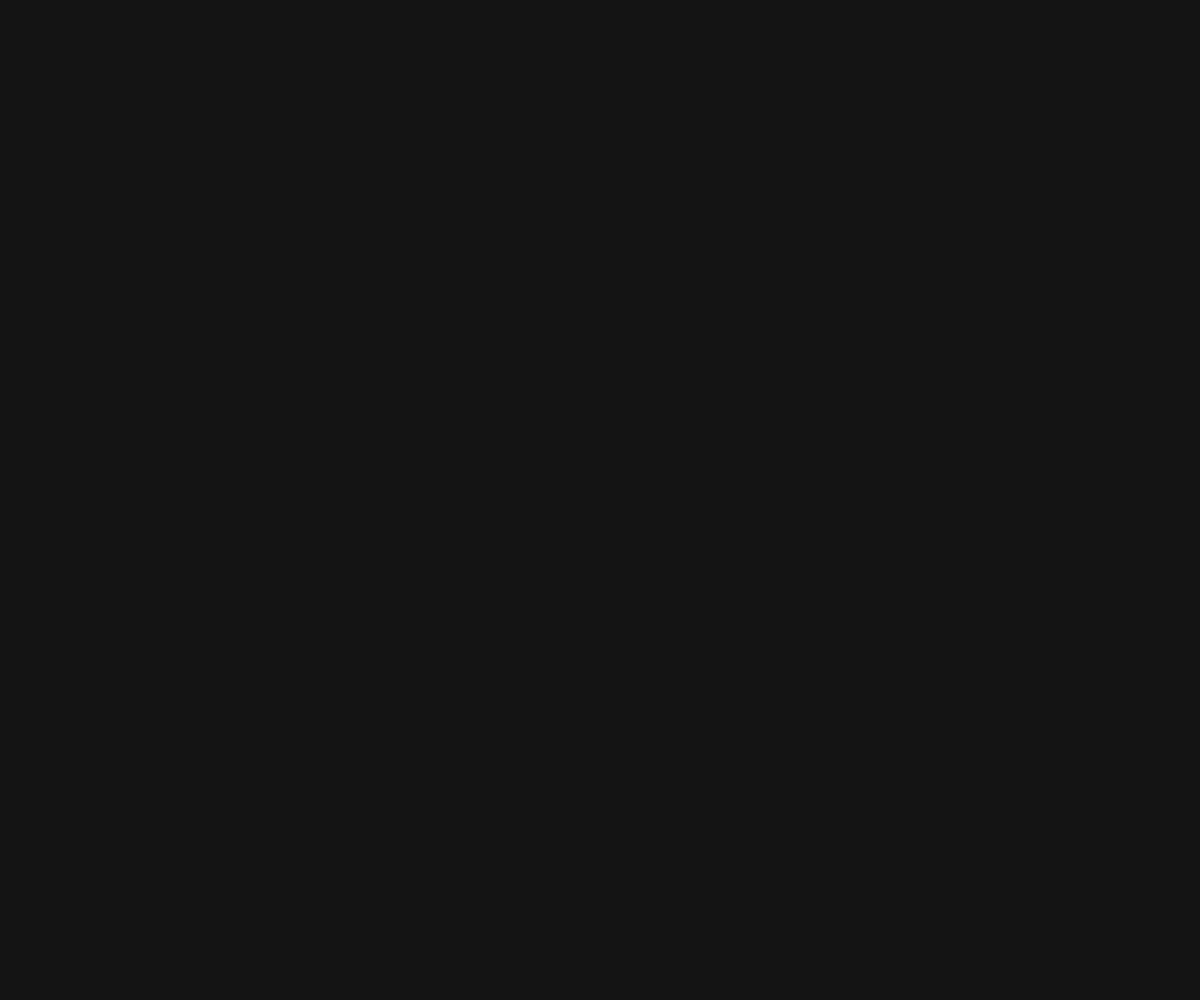
Frame 1 (no input)
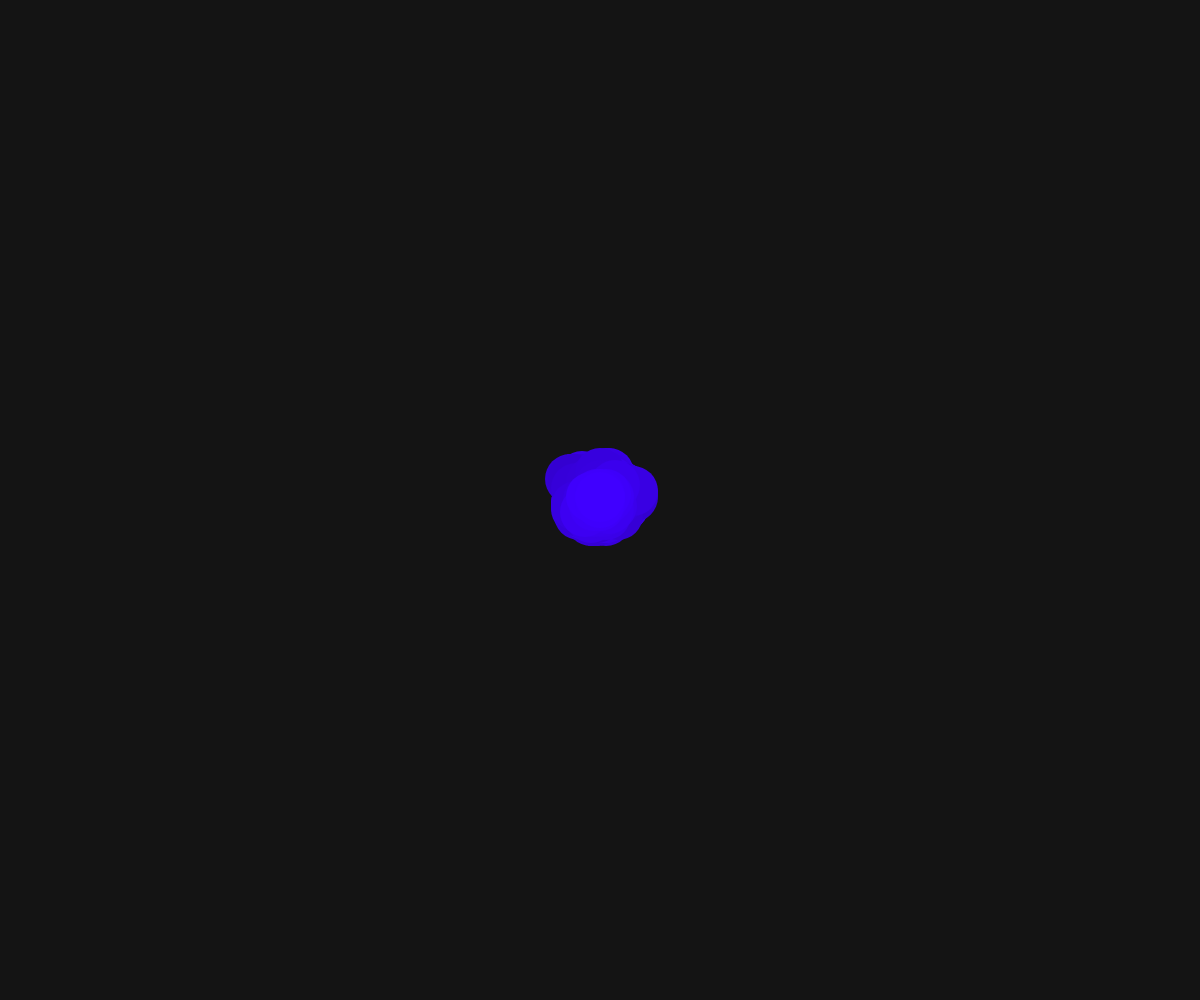
Frame 60 (no input)
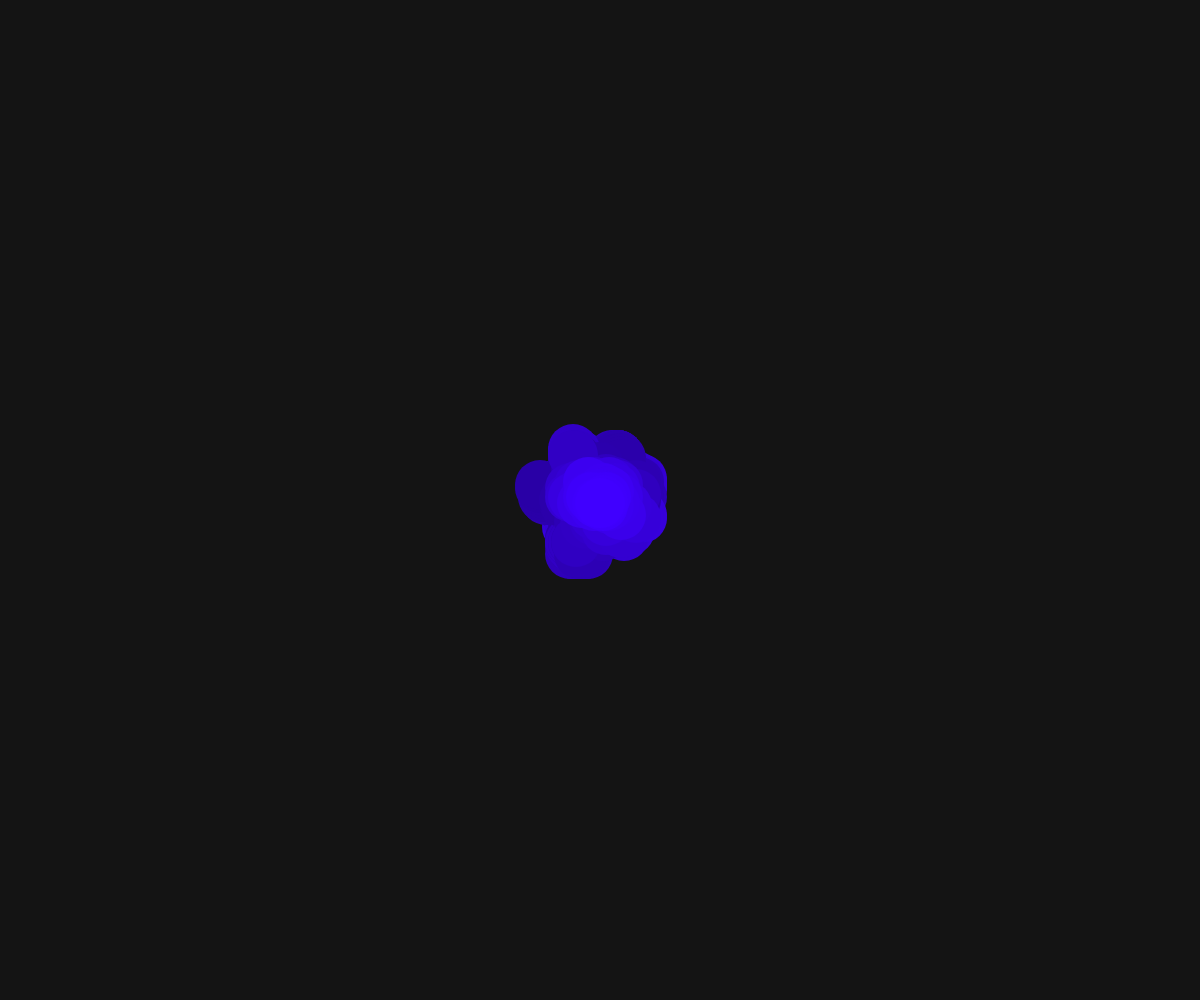
Frame 120 (the mouse pressed at the canvas centre since frame 60)

The p5.js sketch that drew these frames (run headless with seeded random() and noise() and a simulated clock; from frame 60 on, the mouse is pressed at the canvas centre):

// p5.js sketch
// ── sketch.js
let fallingCircles = [];
let xpos, ypos;

function setup() {
	createCanvas(windowWidth, windowHeight);
	noStroke();
	background(20, 20, 20);

	xpos = width / 2;
  ypos = height / 2;

}

function draw() {
		xpos += sx; // sx
		ypos -= sy; // sy
		edges();

		// make the array backwards to easier remove objects
		for (let i = fallingCircles.length-1; i >= 0; i--) { // pull out every single element and call if fc, const = locked!
			let fc = fallingCircles[i];
			fc.randomWalker();
			fc.increaseSaturation();

		}

		if(fallingCircles.length > 600) {
			fallingCircles.splice(0, 1);
		}

		for (const fc of fallingCircles) {
			fc.show();
		}

		// color based on mouse pos
		let value = int(map(xpos, 0, width, 180, 330));
		fallingCircles.push(new FallingCircles(xpos, ypos, value));

}

// add by mouse pos to array
// function mouseMoved() {
// 	fallingCircles.push(new FallingCircles(xpos, ypos));
// }

function windowResized(){
	resizeCanvas(windowWidth, windowHeight);
}

function edges(){
  if(xpos > width)xpos = 0;
  if(xpos < 0)xpos = width;
  if(ypos > height) ypos = 0;
  if(ypos < 0) ypos = height;
}

/* PREFS */
const easing = 0.5; // set between 0 - 1

/* VARS */
let rx, ry, rz, sx, sy, sz;
rx = ry = rz = sx = sy = sz = 0;

/* ONDEVICEMOTION */
// https://developer.mozilla.org/en-US/docs/Web/Events/devicemotion
window.ondevicemotion = event => {
  /* RAW VALUES */
  rx = event.accelerationIncludingGravity.x;
  ry = event.accelerationIncludingGravity.y;
  rz = event.accelerationIncludingGravity.z;

  /* SMOOTHED VALUES */
  sx = smoothVal(rx, sx);
  sy = smoothVal(ry, sy);
  sz = smoothVal(rz, sz);
};

/* VALUE MAPPING */
function mapVal(value, istart, istop, ostart, ostop) {
  return ostart + (ostop - ostart) * ((value - istart) / (istop - istart));
}

/* VALUE SMOOTHING */
function smoothVal(inputVal, outputVal) {
  let tarVal = inputVal;
  let calcVal = tarVal - outputVal;
  outputVal += calcVal * easing;
  return outputVal;
}
// ── FallingCircles.js


class FallingCircles {
  constructor(x, y, value) {
    this.x = x;
    this.y = y;
    this.r = 50;
    this.gravity = random(-5, 5);

    this.val = value;
    this.saturation = 100;

    this.c = color('hsb('+ this.val +', 100%, ' + this.saturation + '%)');

  }

  show(){
    fill(this.c);
    ellipse(this.x, this.y, this.r);
  }

  moving(){
    this.y += this.gravity;
  }

  randomWalker(){
    let choice = int(random(4));

    if (choice == 0) {
      this.x+=3; // move right
    } else if (choice == 1) {
      this.x-=3; // move left
    } else if (choice == 2) {
      this.y+=3; // move down
    } else {
      this.y-=3; // move up
    }

    this.x = constrain(this.x,0,width-1);
    this.y = constrain(this.y,0,height-1);

  }

  grow(){
    this.r += 0.1;
  }

  increaseSaturation(){
    // console.log(val);
    this.c = color('hsb('+ this.val +', 100%, ' + this.saturation + '%)');
    if (this.saturation > 10) { // should be 10
      this.saturation = this.saturation - 0.3;
    }
  
  }
     
}
